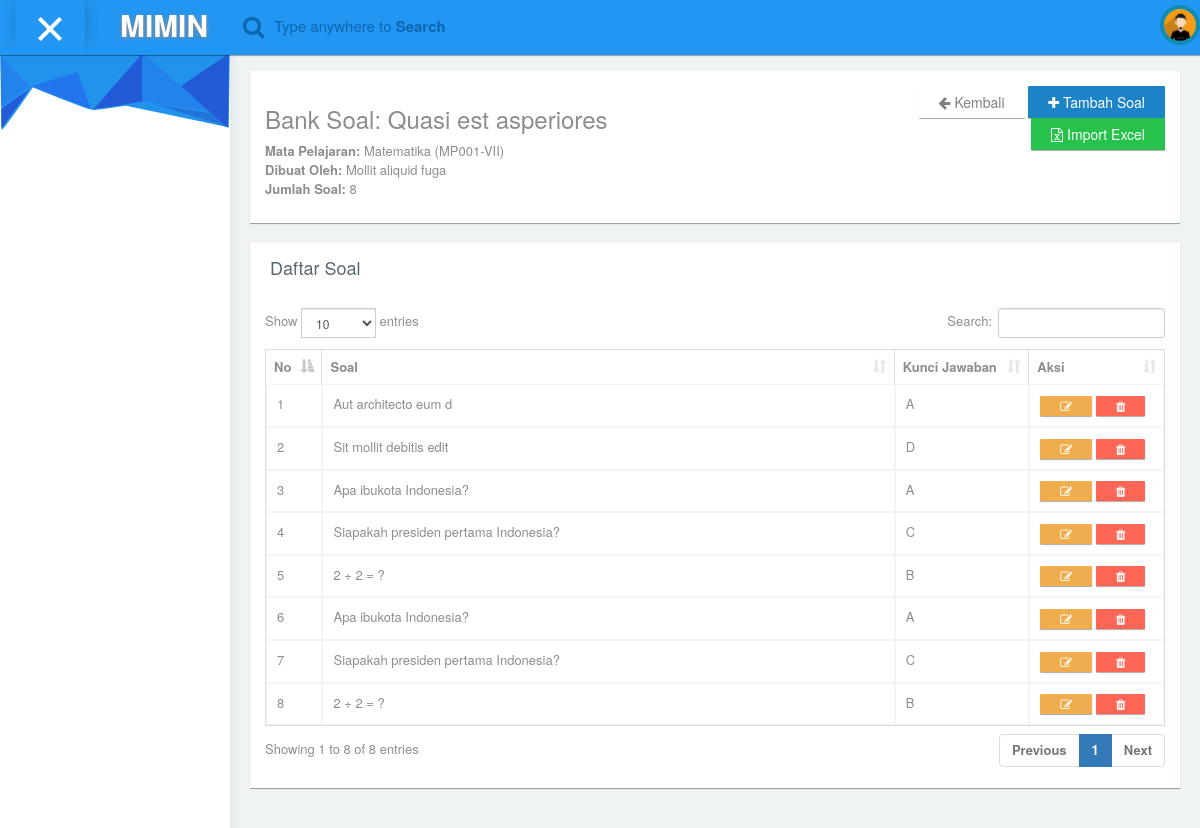
/banksoal/soalkuncijawaban/5, run on an earlier commit of the app's database.
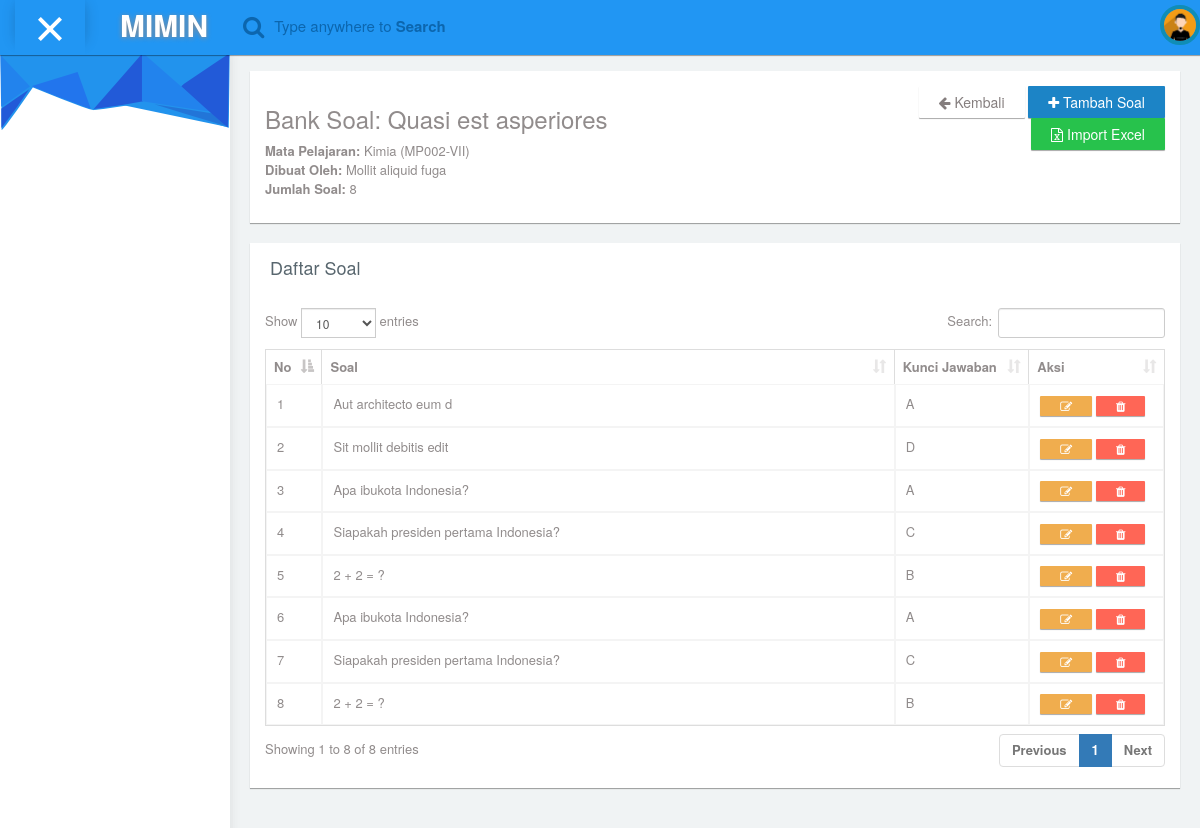
And on a later commit of the database.
### tables this page shows
CREATE TABLE IF NOT EXISTS `tb_banksoal` (
  `id` int NOT NULL AUTO_INCREMENT,
  `keterangan` varchar(255) NOT NULL,
  `matapelajaran_id` int NOT NULL,
  `pegawai_id` int NOT NULL,
  `created_at` timestamp NOT NULL DEFAULT CURRENT_TIMESTAMP,
  `updated_at` timestamp NOT NULL DEFAULT CURRENT_TIMESTAMP ON UPDATE CURRENT_TIMESTAMP,
  PRIMARY KEY (`id`),
  KEY `matapelajaran_id` (`matapelajaran_id`),
  KEY `pegawai_id` (`pegawai_id`),
  CONSTRAINT `tb_banksoal_ibfk_1` FOREIGN KEY (`matapelajaran_id`) REFERENCES `tb_matapelajaran` (`id`),
  CONSTRAINT `tb_banksoal_ibfk_2` FOREIGN KEY (`pegawai_id`) REFERENCES `tb_pegawai` (`id`)
);

CREATE TABLE IF NOT EXISTS `tb_matapelajaran` (
  `id` int NOT NULL AUTO_INCREMENT,
  `kode_matapelajaran` varchar(20) NOT NULL,
  `nama_matapelajaran` varchar(100) NOT NULL,
  `keterangan` text,
  PRIMARY KEY (`id`)
);

CREATE TABLE IF NOT EXISTS `tb_pegawai` (
  `id` int NOT NULL AUTO_INCREMENT,
  `nama` varchar(100) NOT NULL,
  `tempat_lahir` varchar(100) NOT NULL,
  `tanggal_lahir` date NOT NULL,
  `jenis_kelamin` enum('L','P') NOT NULL,
  `alamat` text NOT NULL,
  `no_telepon` varchar(20) DEFAULT NULL,
  `email` varchar(100) NOT NULL,
  `password` varchar(255) NOT NULL,
  `role` enum('admin','operator','guru','kepala sekolah') NOT NULL,
  `created_at` timestamp NULL DEFAULT CURRENT_TIMESTAMP,
  `updated_at` timestamp NULL DEFAULT CURRENT_TIMESTAMP ON UPDATE CURRENT_TIMESTAMP,
  PRIMARY KEY (`id`),
  UNIQUE KEY `email` (`email`)
);

### application/views/template_miminium/content.php (called while the page is built)
<?php
    $this->load->view($page);
?>

### application/views/template_miminium/wrapper.php (called while the page is built)
<?php
    include 'header.php';
    include 'sidebar.php';
    include 'navbar.php';
	include 'content.php';
	include 'footer.php';
?>

### application/controllers/Banksoal.php (called while the page is built, shortened)
<?php
class Banksoal extends CI_Controller {
	public function __construct() {
		$this->load->database();
		$this->load->library('form_validation');
		$this->load->library('session');
	}
	public function soalkuncijawaban($banksoal_id){
		$this->db->select('tb_banksoal.*, tb_matapelajaran.kode_matapelajaran, tb_matapelajaran.nama_matapelajaran, tb_pegawai.nama as nama_pegawai');
		$this->db->from('tb_banksoal');
		$this->db->join('tb_matapelajaran', 'tb_matapelajaran.id = tb_banksoal.matapelajaran_id');
		$this->db->join('tb_pegawai', 'tb_pegawai.id = tb_banksoal.pegawai_id');
		$this->db->where('tb_banksoal.id', $banksoal_id);
		$banksoal = $this->db->get()->row();
		$soal = $this->db->get_where('tb_soal', ['banksoal_id' => $banksoal_id])->result();
		$data = array(
			'page' => 'banksoal/soalkuncijawaban',
			'script' => 'banksoal/soalkuncijawaban_script',
			'link' => 'banksoal',
			'banksoal' => $banksoal,
			'soal' => $soal
		);
		$this->load->view('template_miminium/wrapper', $data);
	}
}

### index.php (called while the page is built, shortened)
<?php
require_once BASEPATH.'core/CodeIgniter.php';

### application/views/banksoal/soalkuncijawaban.php (the view, shortened to what this page needs)
<div id="content">
    <div class="col-md-12" style="padding:20px;">
        <div class="panel">
            <div class="panel-body">
                <div class="row">
                    <div class="col-md-8">
                        <h3>Bank Soal: <?= htmlspecialchars($banksoal->keterangan) ?></h3>
                        <p>
                            <strong>Mata Pelajaran:</strong> <?= htmlspecialchars($banksoal->nama_matapelajaran) ?> (<?= htmlspecialchars($banksoal->kode_matapelajaran) ?>)<br>
                            <strong>Dibuat Oleh:</strong> <?= htmlspecialchars($banksoal->nama_pegawai) ?><br>
                            <strong>Jumlah Soal:</strong> <?= count($soal) ?>
                        </p>
                    </div>
                    <div class="col-md-4 text-right">
                        <a href="<?= site_url('banksoal') ?>" class="btn btn-default">
                            <i class="fa fa-arrow-left"></i> Kembali
                        </a>
                        <a href="#" class="btn btn-primary" data-toggle="modal" data-target="#modalTambahSoal">
                            <i class="fa fa-plus"></i> Tambah Soal
                        </a>
                        <a href="#" class="btn btn-success" data-toggle="modal" data-target="#modalImportSoal">
                            <i class="fa fa-file-excel-o"></i> Import Excel
                        </a>
                    </div>
                </div>
            </div>
        </div>
        <div class="panel">
            <div class="panel-heading bg-white border-none">
                <h4>Daftar Soal</h4>
            </div>
            <div class="panel-body">
                <table class="table table-bordered dt-table">
                    <thead>
                        <tr>
                            <th width="5%">No</th>
                            <th>Soal</th>
                            <th width="15%">Kunci Jawaban</th>
                            <th width="15%">Aksi</th>
                        </tr>
                    </thead>
                    <tbody>
                        <?php $no = 1; ?>
                        <?php foreach ($soal as $s): ?>
                        <tr>
                            <td><?= $no++ ?></td>
                            <td><?= $s->soal ?></td>
                            <td><?= htmlspecialchars($s->kunci_jawaban) ?></td>
                            <td>
                                <a href="#" class="btn btn-xs btn-warning btn-edit-soal" data-id="<?= $s->id ?>">
                                    <i class="fa fa-edit"></i>
                                </a>
                                <a href="<?= site_url('banksoal/delete_soal/'.$s->id) ?>" class="btn btn-xs btn-danger btn-delete-soal">
                                    <i class="fa fa-trash"></i>
                                </a>
                            </td>
                        </tr>
                        <?php endforeach; ?>
                    </tbody>
                </table>
            </div>
        </div>
    </div>
</div>

What changed in the data, as far as the page shows it:
changed tb_banksoal "Quasi est asperiores": matapelajaran.nama_matapelajaran "Matematika" → "Kimia"; matapelajaran.kode_matapelajaran "MP001-VII" → "MP002-VII"
